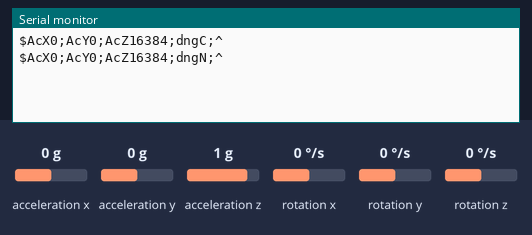
The sketch below on a simulated Arduino Uno, built with avr-gcc and run on an emulated ATmega328P. Shown: the last lines printed to the serial monitor. Wiring (inferred from the names in the program): MPU-6050 motion sensor at I2C address 0x68. The test bench sets the inputs (shaded band); at power-on: acceleration z 1 g, acceleration x 0 g, acceleration y 0 g, rotation x 0 °/s, rotation y 0 °/s, rotation z 0 °/s.

Above: at 1.8 s.
1.9 s: acceleration z set to 0.8 g
At 2.4 s:
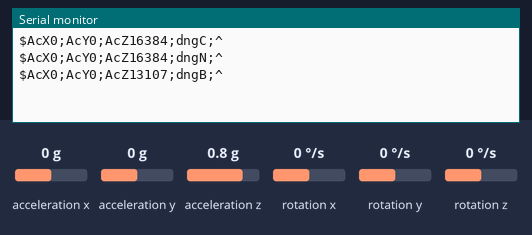
3.5 s: acceleration x set to -1.4 g
At 4.8 s:
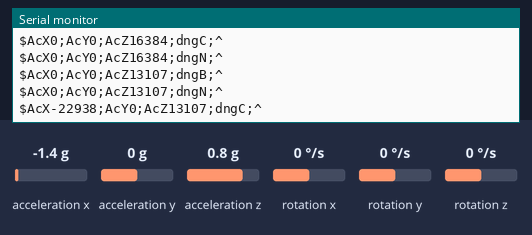
5.0 s: acceleration y set to -1.4 g
At 5.8 s:
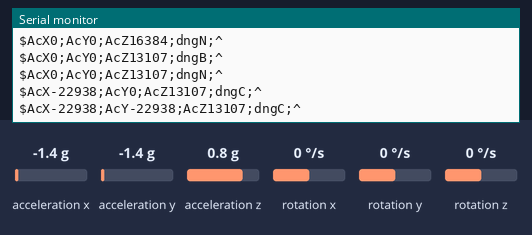

Measured:
- after the input at 1.9 s, the serial monitor: prints a new line after 0.11 s (image 1)
- after the input at 3.5 s, the serial monitor: prints a new line after 0.51 s (image 2)
- after the input at 5.0 s, the serial monitor: prints a new line at once (image 3)

The sketch:

acc-gyro.ino
```cpp
#include<Wire.h>

const int MPU = 0x68; //MPU 6050 의 I2C 기본 주소
int16_t AcX, AcY, AcZ, Tmp, GyX, GyY, GyZ;
// 이전 가속도 초기화
int16_t before_AcX;
int16_t before_AcY;
int16_t before_AcZ;
String state;
void setup() {
  //  pinMode(13,OUTPUT);
  Wire.begin();      //Wire 라이브러리 초기화
  Wire.beginTransmission(MPU); //MPU로 데이터 전송 시작
  Wire.write(0x6B);  // PWR_MGMT_1 register
  Wire.write(0);     //MPU-6050 시작 모드로
  Wire.endTransmission(true);
  Serial.begin(9600);
}

void loop() {
  Wire.beginTransmission(MPU);    //데이터 전송시작
  Wire.write(0x3B);               // register 0x3B (ACCEL_XOUT_H), 큐에 데이터 기록
  Wire.endTransmission(false);    //연결유지
  Wire.requestFrom(MPU, 14, true); //MPU에 데이터 요청
  //데이터 한 바이트 씩 읽어서 반환
  AcX = Wire.read() << 8 | Wire.read(); // 0x3B (ACCEL_XOUT_H) & 0x3C (ACCEL_XOUT_L)
  AcY = Wire.read() << 8 | Wire.read(); // 0x3D (ACCEL_YOUT_H) & 0x3E (ACCEL_YOUT_L)
  AcZ = Wire.read() << 8 | Wire.read(); // 0x3F (ACCEL_ZOUT_H) & 0x40 (ACCEL_ZOUT_L)
  //  Tmp=Wire.read()<<8|Wire.read();  // 0x41 (TEMP_OUT_H) & 0x42 (TEMP_OUT_L)
  //  GyX=Wire.read()<<8|Wire.read();  // 0x43 (GYRO_XOUT_H) & 0x44 (GYRO_XOUT_L)
  //  GyY=Wire.read()<<8|Wire.read();  // 0x45 (GYRO_YOUT_H) & 0x46 (GYRO_YOUT_L)
  //  GyZ=Wire.read()<<8|Wire.read();  // 0x47 (GYRO_ZOUT_H) & 0x48 (GYRO_ZOUT_L)

  //시리얼 모니터에 출력 ( 첫번째 )
  //  Serial.print("AcX = ");
  //  Serial.print(AcX);Serial.print(",");
  //  Serial.print(" | AcY = ");
  //  Serial.print(AcY);Serial.print(",");
  //  Serial.print(" | AcZ = ");
  //  Serial.println(AcZ);
  //  Serial.print(" | Tmp = "); Serial.print(Tmp/340.00+36.53);
  //  Serial.print(" | GyX = "); Serial.print(GyX);
  //  Serial.print(" | GyY = "); Serial.print(GyY);
  //  Serial.print(" | GyZ = "); Serial.println(GyZ);

  // 가속도 차 계산 & 절대값
  int diff_x = abs(before_AcX - AcX); //Serial.print("abs_diff_X: ");Serial.println(diff_x);
  int diff_y = abs(before_AcY - AcY); //Serial.print("abs_diff_Y: ");Serial.println(diff_y);
  int diff_z = abs(before_AcZ - AcZ); //Serial.print("abs_diff_Z: ");Serial.println(diff_z);
  if ((1000 <= diff_x && diff_x < 3000) || (1000 <= diff_y && diff_y < 3000) || (1000 <= diff_z && diff_z < 3000)) {
    state = "A";
  } else if ((3000 <= diff_x && diff_x < 5000) || (3000 <= diff_y && diff_y < 5000) || (3000 <= diff_z && diff_z < 5000)) {
    state = "B";
  } else if ((5000 <= diff_x) || (5000 <= diff_y) || (5000 <= diff_z)) {
    state = "C";
  } else {
    state = "N";
  }
  Serial.print("$");  // start char
  Serial.print("AcX");
  Serial.print(AcX);
  Serial.print(";AcY");
  Serial.print(AcY);
  Serial.print(";AcZ");
  Serial.print(AcZ);
  Serial.print(";dng");
  Serial.print(state);
  Serial.print(";^\n"); // end char


  // 가속도 값 물려받기
  before_AcX = AcX;
  before_AcY = AcY;
  before_AcZ = AcZ;
  delay(1000);
}
```
